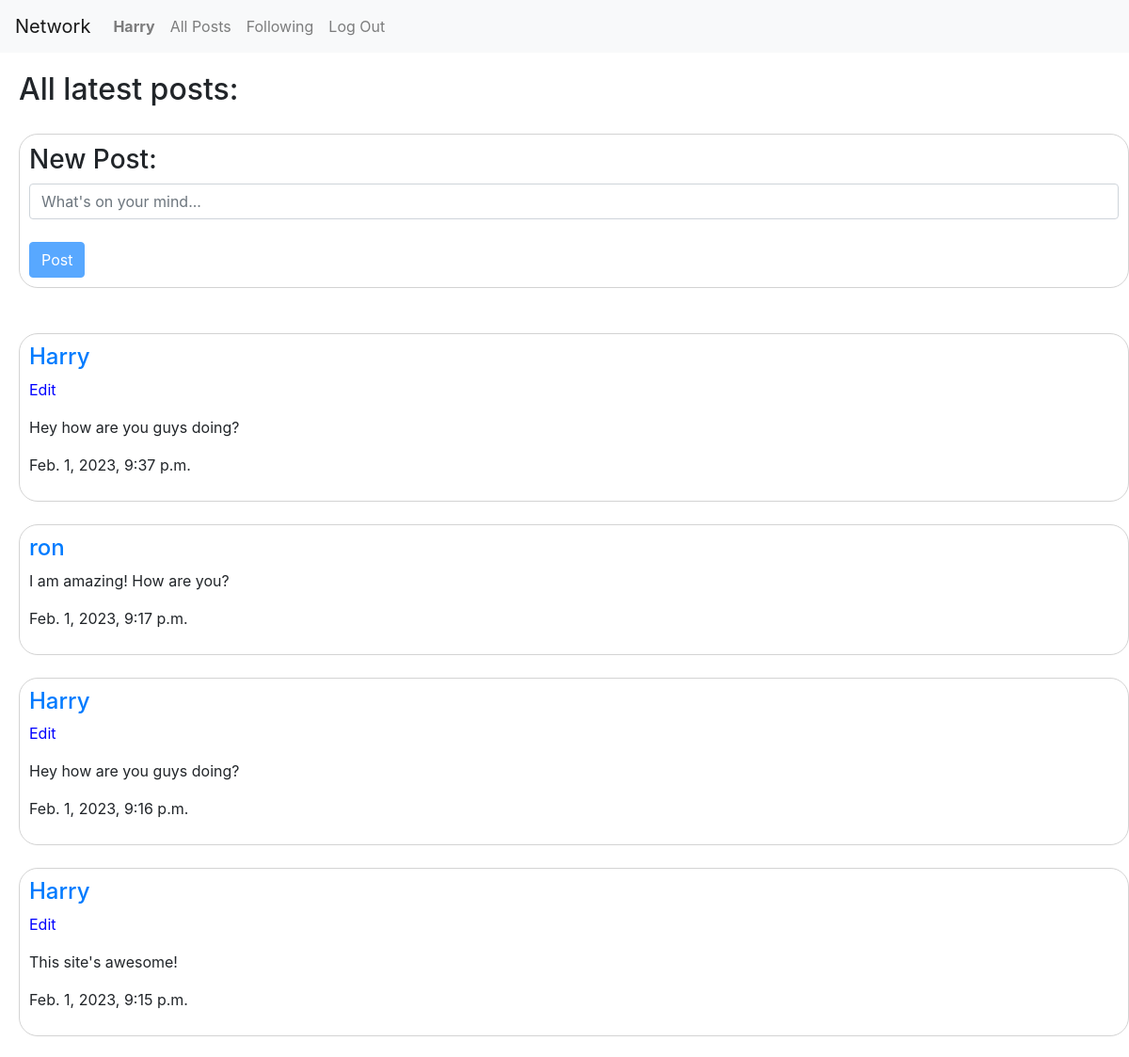
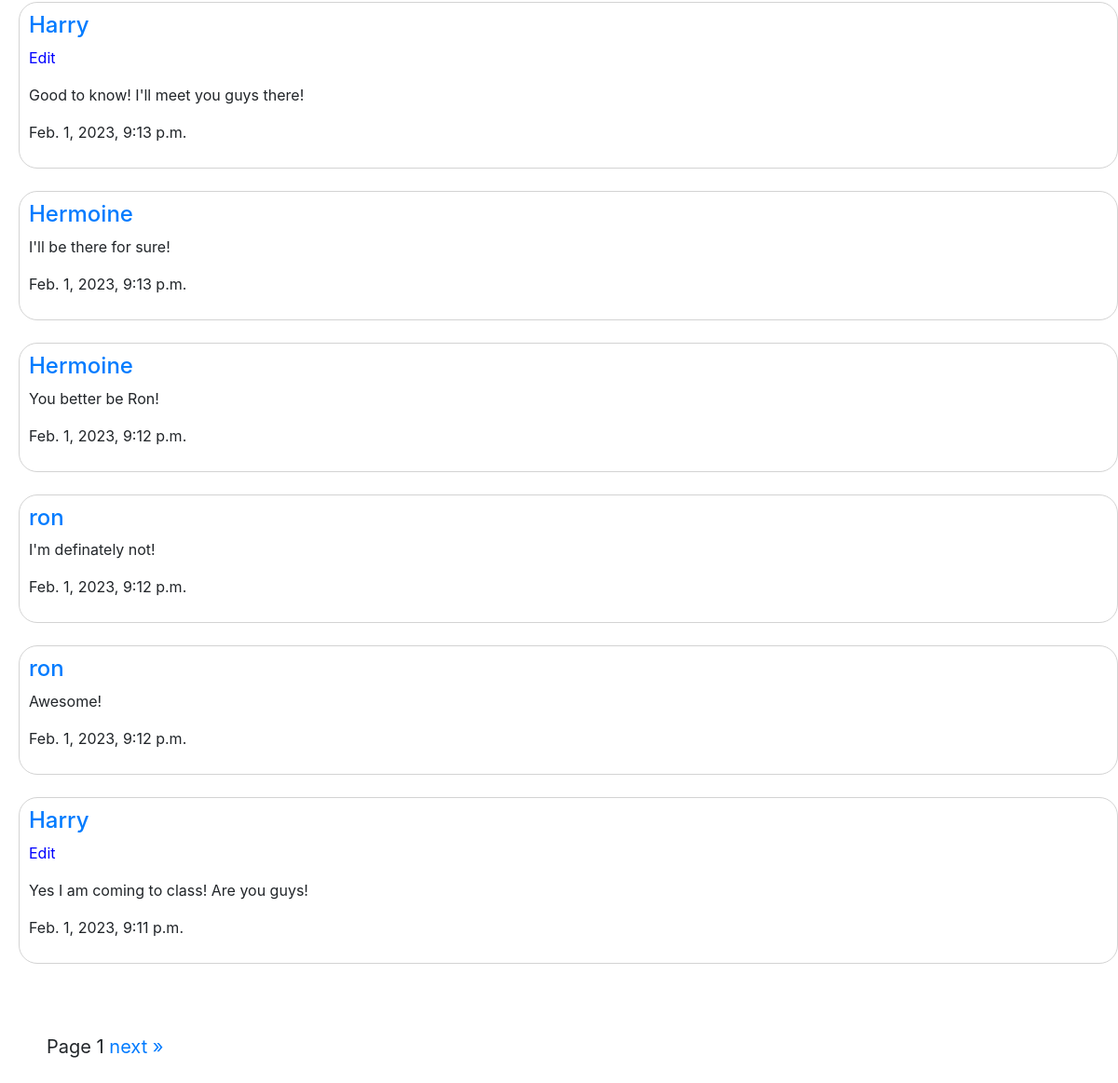
Page / (signed in) on the committed database (2 pictures, top to bottom).
### network/models.py (models this page shows, shortened)
class User(AbstractUser):
    following = models.ManyToManyField("User", blank=True)

class Post(models.Model):
    user = models.ForeignKey(User, on_delete=models.CASCADE, related_name="posts")
    content = models.CharField(max_length=255)
    likes = models.IntegerField(default=0)
    liked_by = models.ManyToManyField(User, blank=True, related_name="liked")
    timestamp = models.DateTimeField(auto_now_add=True)

### network/views.py (the view, shortened to what this page needs)
# urls.py: path("", views.index, name="index"),
def index(request):
    posts = Post.objects.all()
    posts = posts.order_by("-timestamp").all()
    paginator = Paginator(posts, 10)
    page_number = request.GET.get('page')
    posts= paginator.get_page(page_number)
    return render(request, "network/index.html", {
        "posts": posts,
        "form": NewPostForm()
    })

### network/views.py
class NewPostForm(forms.Form):
    post_content = forms.CharField(label="", max_length=255, required=True, widget=forms.TextInput(attrs={'placeholder': "What's on your mind...", 'class': 'form-control', 'id':'new-post-content'}))

### network/templates/network/index.html (shortened to what this page needs)
{% extends "network/layout.html" %}
{% block body %}
    <div class="header">
        <h2>All latest posts:</h2>
    </div>
    {% if user.is_authenticated %}
        <div class="post">
            <h3>New Post:</h3>
            <form id="new-post" method="post">
                {{ form }}
                <br>
                <input disabled id="submit" type="submit" value="Post" class="btn btn-primary">
            </form>
        </div>
        <br><br>
    {% endif %}
    {% for post in posts %}
        <div class="post">
            <h4><a href="{% url 'view_profile' post.user.id %}">{{ post.user.username }}</a></h4>
            {% if post.user == user %}
                <p class="edit-post" style="color:blue" data-post_id="{{ post.id }}">Edit</p>
            {% endif %}
            <div id="content-{{ post.id }}">
                <p>{{ post.content }}</p>
            </div>
            <p>{{ post.timestamp }}</p>
        </div>
        <br>
    {% empty %}
        <h3 style="margin-left:40px">Sadly no posts have been made yet.</h3>
    {% endfor %}
    <div class="pagination">
        <span class="step-links">
            <span class="current">
               Page {{ posts.number }}
            </span>
            {% if posts.has_next %}
                <a href="?page={{ posts.next_page_number }}">next &raquo;</a>
            {% endif %}
        </span>
    </div>
{% endblock %}

### network/templates/network/layout.html (shortened to what this page needs)
{% load static %}
<!DOCTYPE html>
<html lang="en">
    <head>
        <link rel="stylesheet" href="https://stackpath.bootstrapcdn.com/bootstrap/4.4.1/css/bootstrap.min.css">
        <link href="{% static 'network/styles.css' %}" rel="stylesheet">
    </head>
    <body>
        <nav class="navbar navbar-expand-lg navbar-light bg-light">
            <a class="navbar-brand" href="{% url 'index' %}">Network</a>
            <div>
              <ul class="navbar-nav mr-auto">
                {% if user.is_authenticated %}
                    <li class="nav-item">
                        <a class="nav-link" href="{% url 'view_profile' request.user.id %}"><strong>{{ user.username }}</strong></a>
                    </li>
                {% endif %}
                <li class="nav-item">
                  <a class="nav-link" href="{% url 'index' %}" id="all-posts">All Posts</a>
                </li>
                {% if user.is_authenticated %}
                    <li class="nav-item">
                        <a class="nav-link" href="{% url 'following_posts' %}">Following</a>
                    </li>
                    <li class="nav-item">
                        <a class="nav-link" href="{% url 'logout' %}">Log Out</a>
                    </li>
                {% endif %}
              </ul>
            </div>
          </nav>
        <div class="body">
            {% block body %}
            {% endblock %}
        </div>
    </body>
</html>

### network/static/network/styles.css (style rules this page uses)
.post { border: 1px solid lightgray; border-radius: 20px; margin-left:20px; padding: 10px; }
.header { padding: 20px; }
.pagination { padding:50px; font-size: 20px; }

### rows in the picture
User: username "Harry"
Post: user.username "Harry", content "Hey how are you guys doing?", timestamp "Feb. 1, 2023, 9:37 p.m."
Post: user.username "ron", content "I am amazing! How are you?", timestamp "Feb. 1, 2023, 9:17 p.m."
Post: user.username "Harry", content "Hey how are you guys doing?", timestamp "Feb. 1, 2023, 9:16 p.m."
Post: user.username "Harry", content "This site's awesome!", timestamp "Feb. 1, 2023, 9:15 p.m."
Post: user.username "Harry", content "Good to know! I'll meet you guys there!", timestamp "Feb. 1, 2023, 9:13 p.m."
Post: user.username "Hermoine", content "I'll be there for sure!", timestamp "Feb. 1, 2023, 9:13 p.m."
Post: user.username "Hermoine", content "You better be Ron!", timestamp "Feb. 1, 2023, 9:12 p.m."
Post: user.username "ron", content "I'm definately not!", timestamp "Feb. 1, 2023, 9:12 p.m."
Post: user.username "ron", content "Awesome!", timestamp "Feb. 1, 2023, 9:12 p.m."
Post: user.username "Harry", content "Yes I am coming to class! Are you guys!", timestamp "Feb. 1, 2023, 9:11 p.m."

### other values in the picture
{{ posts.number }} "1"
